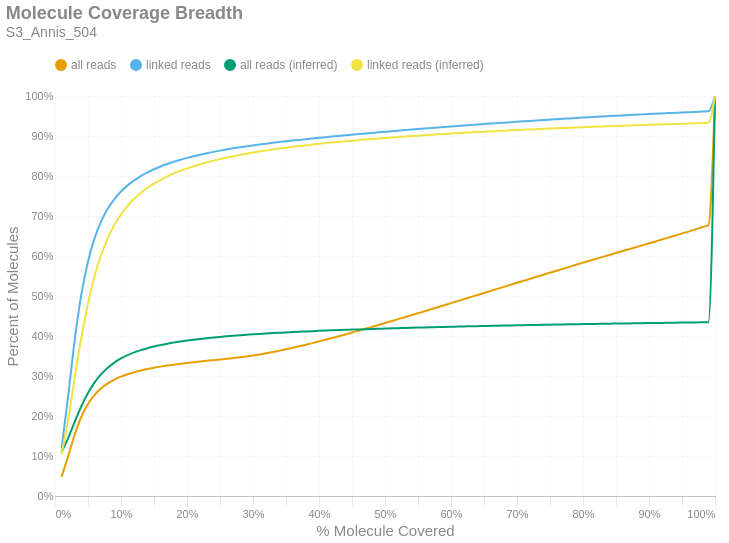

The cell this chart's notebook holds for it:
### Markdown cell above
### Molecule Read Coverage
This chart shows molecule coverage breadth as computed by the number of bases aligned to that molecule. In other words, "*how much of each unique long molecule is actually sequenced/aligned?*" Keep in mind there is a distinction between sequences and alignments, since some sequences belonging to a particular molecule may not align well and wouldn't appear in the alignment data. This chart also shows molecule coverage breadth as computed by the *inferred fragment* from which the aligned sequences originate. Unlike read coverage, this calculation takes into account the total insert size, including unsequenced gaps between the forward and reverse reads. Like the previous figures, these are cumulative percents.

### Code cell
if SKIPLR:
    print_html(f"Skipped")
else:
    binned_df = consolidated_hist(valids['coverage_bp'], mask, 0.01, True)
    binned_df_inf = consolidated_hist(valids['coverage_inserts'], mask, 0.01, True)
    binned_df = binned_df.with_columns(pl.lit(binned_df_inf['all reads (cumsum)']).alias('all reads (inferred)'))
    binned_df = binned_df.with_columns(pl.lit(binned_df_inf['linked reads (cumsum)']).alias('linked reads (inferred)'))
    binned_df = binned_df.with_columns(
        (pl.col('bin').cast(pl.Float64) + 0.01).alias('right_edge')
    )

    with SafeRender(binned_df):
        (
            density_plot(binned_df, 'Molecule Coverage Breadth', samplename, 'molcov', ['all reads (inferred)','linked reads (inferred)'])
            .encode(
                #x=alt.X('bin:Q', title="% Molecule Covered").axis(format = '%').scale(padding=0),
                x=alt.X('right_edge:Q', title="% Molecule Covered").axis(format='%').scale(padding=0),
                y=alt.Y('value:Q', title='Percent of Molecules')
                    .axis(format='%')
                    .stack(False)
                    .scale(domainMin=0, padding=0),
                color=alt.Color("key:N").scale(domain = ["all reads", "linked reads", "all reads (inferred)", "linked reads (inferred)"]),
                tooltip = [
                    alt.Tooltip("key:N", title = "Data Type"),
                    alt.Tooltip("range_label:N", title="% Molecule Covered"),
                    alt.Tooltip("value:Q", format = ".2%", title="% Molecules")
                ]
            )
        ).display()

### Figure 1 — Vega-Lite specification as saved in the notebook (floating-point values rounded to 4 significant figures)
{"width": "container", "height": 400, "config": {"title": {"anchor": "start", "dy": -15, "fontSize": 18, "color": "#888888", "subtitleColor": "#888888", "subtitleFontSize": 14}, "arc": {"fill": "#0072B2"}, "axis": {"domainColor": "#888888", "domainWidth": 0.5, "gridWidth": 0.2, "grid": false, "titleFontWeight": 400, "titleFontSize": 15, "labelFontSize": 11, "labelColor": "#888888", "tickColor": "#888888", "tickWidth": 0.2, "titleColor": "#888888"}, "axisBand": {"grid": false}, "axisX": {"grid": true, "tickSize": 10, "domainCap": "round"}, "axisY": {"domain": false, "grid": true, "tickSize": 0, "domainCap": "round"}, "background": "transparent", "header": {"labelFontSize": 15, "labelColor": "#888888", "titleFontSize": 15, "titleFontWeight": 600, "titleColor": "#888888"}, "legend": {"labelFont": "sans-serif", "labelFontSize": 12, "labelColor": "#888888", "symbolSize": 100, "symbolType": "circle", "titleFontSize": 12, "titlePadding": 10, "titleColor": "#888888", "title": null, "orient": "top"}, "range": {"category": ["#E69F00", "#56B4E9", "#009E73", "#F0E442", "#0072B2", "#D55E00", "#CC79A7", "#000000"], "diverging": ["#cfe8f3", "#a2d4ec", "#73bfe2", "#46abdb", "#1696d2", "#12719e"]}, "area": {"fill": "#0072B2", "fillOpacity": 0.7, "line": true, "strokeOpacity": 0.7}, "line": {"color": "#0072B2", "stroke": "#0072B2", "strokeWidth": 2}, "trail": {"color": "#0072B2", "stroke": "#0072B2", "strokeWidth": 0, "size": 1}, "point": {"filled": true, "fillOpacity": 1.0, "size": 95}, "text": {"color": "#888888", "fontSize": 11, "align": "right", "fontWeight": 400, "size": 11}, "bar": {"fill": "#0072B2", "stroke": null}, "view": {"stroke": null, "continuousWidth": 660, "continuousHeight": 400}}, "data": {"name": "data-2bc5a161bb3ceca721e96a7c7ed08e47"}, "mark": {"type": "line", "interpolate": "monotone", "point": {"opacity": 0, "size": 275}}, "encoding": {"color": {"field": "key", "scale": {"domain": ["all reads", "linked reads", "all reads (inferred)", "linked reads (inferred)"]}, "type": "nominal"}, "tooltip": [{"field": "key", "title": "Data Type", "type": "nominal"}, {"field": "range_label", "title": "% Molecule Covered", "type": "nominal"}, {"field": "value", "format": ".2%", "title": "% Molecules", "type": "quantitative"}], "x": {"axis": {"format": "%"}, "field": "right_edge", "scale": {"padding": 0}, "title": "% Molecule Covered", "type": "quantitative"}, "y": {"axis": {"format": "%"}, "field": "value", "scale": {"domainMin": 0, "padding": 0}, "stack": false, "title": "Percent of Molecules", "type": "quantitative"}}, "params": [{"name": "param_c36ac31b6afebe62", "select": {"type": "point", "fields": ["key"]}, "bind": "legend"}], "title": {"text": "Molecule Coverage Breadth", "subtitle": "S3_Annis_504"}, "transform": [{"fold": ["all reads (cumsum)", "linked reads (cumsum)", "all reads (inferred)", "linked reads (inferred)"]}, {"calculate": "replace(datum.key, ' (cumsum)', '')", "as": "key"}, {"filter": {"param": "param_c36ac31b6afebe62"}}], "usermeta": {"embedOptions": {"downloadFileName": "S3_Annis_504.molcov"}}, "$schema": "https://vega.github.io/schema/vega-lite/v6.1.0.json", "datasets": {"data-2bc5a161bb3ceca721e96a7c7ed08e47": [{"bin": "0.0", "interval": "0.0-0.01", "all reads": 0.04768, "linked reads": 0.1184, "all reads (cumsum)": 0.04768, "linked reads (cumsum)": 0.1184, "range_label": "0.0-0.01", "all reads (inferred)": 0.1103, "linked reads (inferred)": 0.104, "right_edge": 0.01}, {"bin": "0.01", "interval": "0.01-0.02", "all reads": 0.05183, "linked reads": 0.1324, "all reads (cumsum)": 0.09952, "linked reads (cumsum)": 0.2507, "range_label": "0.01-0.02", "all reads (inferred)": 0.1447, "linked reads (inferred)": 0.1914, "right_edge": 0.02}, {"bin": "0.02", "interval": "0.02-0.03", "all reads": 0.05482, "linked reads": 0.1409, "all reads (cumsum)": 0.1543, "linked reads (cumsum)": 0.3916, "range_label": "0.02-0.03", "all reads (inferred)": 0.1861, "linked reads (inferred)": 0.2976, "right_edge": 0.03}, {"bin": "0.03", "interval": "0.03-0.04", "all reads": 0.04395, "linked reads": 0.113, "all reads (cumsum)": 0.1983, "linked reads (cumsum)": 0.5046, "range_label": "0.03-0.04", "all reads (inferred)": 0.2249, "linked reads (inferred)": 0.3974, "right_edge": 0.04}, {"bin": "0.04", "interval": "0.04-0.05", "all reads": 0.03183, "linked reads": 0.08179, "all reads (cumsum)": 0.2301, "linked reads (cumsum)": 0.5864, "range_label": "0.04-0.05", "all reads (inferred)": 0.2577, "linked reads (inferred)": 0.482, "right_edge": 0.05}, {"bin": "0.05", "interval": "0.05-0.06", "all reads": 0.02277, "linked reads": 0.05839, "all reads (cumsum)": 0.2529, "linked reads (cumsum)": 0.6447, "range_label": "0.05-0.06", "all reads (inferred)": 0.284, "linked reads (inferred)": 0.55, "right_edge": 0.06}, {"bin": "0.06", "interval": "0.06-0.07", "all reads": 0.01658, "linked reads": 0.04249, "all reads (cumsum)": 0.2695, "linked reads (cumsum)": 0.6872, "range_label": "0.06-0.07", "all reads (inferred)": 0.3046, "linked reads (inferred)": 0.6031, "right_edge": 0.07}, {"bin": "0.07", "interval": "0.07-0.08", "all reads": 0.01226, "linked reads": 0.03134, "all reads (cumsum)": 0.2817, "linked reads (cumsum)": 0.7186, "range_label": "0.07-0.08", "all reads (inferred)": 0.3208, "linked reads (inferred)": 0.6448, "right_edge": 0.08}, {"bin": "0.08", "interval": "0.08-0.09", "all reads": 0.009347, "linked reads": 0.02384, "all reads (cumsum)": 0.2911, "linked reads (cumsum)": 0.7424, "range_label": "0.08-0.09", "all reads (inferred)": 0.3336, "linked reads (inferred)": 0.6778, "right_edge": 0.09}, {"bin": "0.09", "interval": "0.09-0.1", "all reads": 0.007431, "linked reads": 0.01887, "all reads (cumsum)": 0.2985, "linked reads (cumsum)": 0.7613, "range_label": "0.09-0.1", "all reads (inferred)": 0.3438, "linked reads (inferred)": 0.7041, "right_edge": 0.1}, {"bin": "0.1", "interval": "0.1-0.11", "all reads": 0.006045, "linked reads": 0.01527, "all reads (cumsum)": 0.3045, "linked reads (cumsum)": 0.7765, "range_label": "0.1-0.11", "all reads (inferred)": 0.3521, "linked reads (inferred)": 0.7254, "right_edge": 0.11}, {"bin": "0.11", "interval": "0.11-0.12", "all reads": 0.005, "linked reads": 0.01262, "all reads (cumsum)": 0.3095, "linked reads (cumsum)": 0.7892, "range_label": "0.11-0.12", "all reads (inferred)": 0.359, "linked reads (inferred)": 0.7431, "right_edge": 0.12}, {"bin": "0.12", "interval": "0.12-0.13", "all reads": 0.004264, "linked reads": 0.01076, "all reads (cumsum)": 0.3138, "linked reads (cumsum)": 0.7999, "range_label": "0.12-0.13", "all reads (inferred)": 0.3646, "linked reads (inferred)": 0.7576, "right_edge": 0.13}, {"bin": "0.13", "interval": "0.13-0.14", "all reads": 0.003635, "linked reads": 0.009116, "all reads (cumsum)": 0.3174, "linked reads (cumsum)": 0.809, "range_label": "0.13-0.14", "all reads (inferred)": 0.3696, "linked reads (inferred)": 0.7703, "right_edge": 0.14}, {"bin": "0.14", "interval": "0.14-0.15", "all reads": 0.003166, "linked reads": 0.007881, "all reads (cumsum)": 0.3206, "linked reads (cumsum)": 0.8169, "range_label": "0.14-0.15", "all reads (inferred)": 0.3738, "linked reads (inferred)": 0.7812, "right_edge": 0.15}, {"bin": "0.15", "interval": "0.15-0.16", "all reads": 0.002826, "linked reads": 0.006957, "all reads (cumsum)": 0.3234, "linked reads (cumsum)": 0.8239, "range_label": "0.15-0.16", "all reads (inferred)": 0.3775, "linked reads (inferred)": 0.7906, "right_edge": 0.16}, {"bin": "0.16", "interval": "0.16-0.17", "all reads": 0.002538, "linked reads": 0.006148, "all reads (cumsum)": 0.326, "linked reads (cumsum)": 0.83, "range_label": "0.16-0.17", "all reads (inferred)": 0.3808, "linked reads (inferred)": 0.7989, "right_edge": 0.17}, {"bin": "0.17", "interval": "0.17-0.18", "all reads": 0.002375, "linked reads": 0.005643, "all reads (cumsum)": 0.3284, "linked reads (cumsum)": 0.8357, "range_label": "0.17-0.18", "all reads (inferred)": 0.3837, "linked reads (inferred)": 0.8064, "right_edge": 0.18}, {"bin": "0.18", "interval": "0.18-0.19", "all reads": 0.002194, "linked reads": 0.005081, "all reads (cumsum)": 0.3305, "linked reads (cumsum)": 0.8407, "range_label": "0.18-0.19", "all reads (inferred)": 0.3863, "linked reads (inferred)": 0.8131, "right_edge": 0.19}, {"bin": "0.19", "interval": "0.19-0.2", "all reads": 0.001993, "linked reads": 0.004513, "all reads (cumsum)": 0.3325, "linked reads (cumsum)": 0.8453, "range_label": "0.19-0.2", "all reads (inferred)": 0.3887, "linked reads (inferred)": 0.8191, "right_edge": 0.2}, {"bin": "0.2", "interval": "0.2-0.21", "all reads": 0.001878, "linked reads": 0.004146, "all reads (cumsum)": 0.3344, "linked reads (cumsum)": 0.8494, "range_label": "0.2-0.21", "all reads (inferred)": 0.3908, "linked reads (inferred)": 0.8245, "right_edge": 0.21}, {"bin": "0.21", "interval": "0.21-0.22", "all reads": 0.001823, "linked reads": 0.003907, "all reads (cumsum)": 0.3362, "linked reads (cumsum)": 0.8533, "range_label": "0.21-0.22", "all reads (inferred)": 0.3927, "linked reads (inferred)": 0.8295, "right_edge": 0.22}, {"bin": "0.22", "interval": "0.22-0.23", "all reads": 0.001753, "linked reads": 0.003617, "all reads (cumsum)": 0.338, "linked reads (cumsum)": 0.8569, "range_label": "0.22-0.23", "all reads (inferred)": 0.3945, "linked reads (inferred)": 0.8341, "right_edge": 0.23}, {"bin": "0.23", "interval": "0.23-0.24", "all reads": 0.001685, "linked reads": 0.003332, "all reads (cumsum)": 0.3397, "linked reads (cumsum)": 0.8603, "range_label": "0.23-0.24", "all reads (inferred)": 0.3962, "linked reads (inferred)": 0.8384, "right_edge": 0.24}, {"bin": "0.24", "interval": "0.24-0.25", "all reads": 0.001682, "linked reads": 0.003179, "all reads (cumsum)": 0.3414, "linked reads (cumsum)": 0.8634, "range_label": "0.24-0.25", "all reads (inferred)": 0.3978, "linked reads (inferred)": 0.8424, "right_edge": 0.25}, {"bin": "0.25", "interval": "0.25-0.26", "all reads": 0.001647, "linked reads": 0.002937, "all reads (cumsum)": 0.343, "linked reads (cumsum)": 0.8664, "range_label": "0.25-0.26", "all reads (inferred)": 0.3992, "linked reads (inferred)": 0.8461, "right_edge": 0.26}, {"bin": "0.26", "interval": "0.26-0.27", "all reads": 0.001712, "linked reads": 0.002744, "all reads (cumsum)": 0.3447, "linked reads (cumsum)": 0.8691, "range_label": "0.26-0.27", "all reads (inferred)": 0.4006, "linked reads (inferred)": 0.8495, "right_edge": 0.27}, {"bin": "0.27", "interval": "0.27-0.28", "all reads": 0.001957, "linked reads": 0.002626, "all reads (cumsum)": 0.3467, "linked reads (cumsum)": 0.8717, "range_label": "0.27-0.28", "all reads (inferred)": 0.4019, "linked reads (inferred)": 0.8528, "right_edge": 0.28}, {"bin": "0.28", "interval": "0.28-0.29", "all reads": 0.002157, "linked reads": 0.002422, "all reads (cumsum)": 0.3488, "linked reads (cumsum)": 0.8742, "range_label": "0.28-0.29", "all reads (inferred)": 0.4031, "linked reads (inferred)": 0.8558, "right_edge": 0.29}, {"bin": "0.29", "interval": "0.29-0.3", "all reads": 0.002457, "linked reads": 0.002339, "all reads (cumsum)": 0.3513, "linked reads (cumsum)": 0.8765, "range_label": "0.29-0.3", "all reads (inferred)": 0.4042, "linked reads (inferred)": 0.8587, "right_edge": 0.3}, {"bin": "0.3", "interval": "0.3-0.31", "all reads": 0.002637, "linked reads": 0.002158, "all reads (cumsum)": 0.3539, "linked reads (cumsum)": 0.8787, "range_label": "0.3-0.31", "all reads (inferred)": 0.4052, "linked reads (inferred)": 0.8613, "right_edge": 0.31}, {"bin": "0.31", "interval": "0.31-0.32", "all reads": 0.002931, "linked reads": 0.002161, "all reads (cumsum)": 0.3569, "linked reads (cumsum)": 0.8808, "range_label": "0.31-0.32", "all reads (inferred)": 0.4063, "linked reads (inferred)": 0.8639, "right_edge": 0.32}, {"bin": "0.32", "interval": "0.32-0.33", "all reads": 0.003176, "linked reads": 0.002064, "all reads (cumsum)": 0.36, "linked reads (cumsum)": 0.8829, "range_label": "0.32-0.33", "all reads (inferred)": 0.4072, "linked reads (inferred)": 0.8663, "right_edge": 0.33}, {"bin": "0.33", "interval": "0.33-0.34", "all reads": 0.003337, "linked reads": 0.001989, "all reads (cumsum)": 0.3634, "linked reads (cumsum)": 0.8849, "range_label": "0.33-0.34", "all reads (inferred)": 0.4081, "linked reads (inferred)": 0.8686, "right_edge": 0.34}, {"bin": "0.34", "interval": "0.34-0.35", "all reads": 0.003425, "linked reads": 0.001869, "all reads (cumsum)": 0.3668, "linked reads (cumsum)": 0.8868, "range_label": "0.34-0.35", "all reads (inferred)": 0.409, "linked reads (inferred)": 0.8708, "right_edge": 0.35}, {"bin": "0.35", "interval": "0.35-0.36", "all reads": 0.003609, "linked reads": 0.001787, "all reads (cumsum)": 0.3704, "linked reads (cumsum)": 0.8885, "range_label": "0.35-0.36", "all reads (inferred)": 0.4098, "linked reads (inferred)": 0.873, "right_edge": 0.36}, {"bin": "0.36", "interval": "0.36-0.37", "all reads": 0.003756, "linked reads": 0.001744, "all reads (cumsum)": 0.3742, "linked reads (cumsum)": 0.8903, "range_label": "0.36-0.37", "all reads (inferred)": 0.4106, "linked reads (inferred)": 0.875, "right_edge": 0.37}, {"bin": "0.37", "interval": "0.37-0.38", "all reads": 0.003932, "linked reads": 0.001736, "all reads (cumsum)": 0.3781, "linked reads (cumsum)": 0.892, "range_label": "0.37-0.38", "all reads (inferred)": 0.4114, "linked reads (inferred)": 0.8768, "right_edge": 0.38}, {"bin": "0.38", "interval": "0.38-0.39", "all reads": 0.004076, "linked reads": 0.001728, "all reads (cumsum)": 0.3822, "linked reads (cumsum)": 0.8937, "range_label": "0.38-0.39", "all reads (inferred)": 0.4121, "linked reads (inferred)": 0.8787, "right_edge": 0.39}, {"bin": "0.39", "interval": "0.39-0.4", "all reads": 0.004226, "linked reads": 0.001654, "all reads (cumsum)": 0.3864, "linked reads (cumsum)": 0.8954, "range_label": "0.39-0.4", "all reads (inferred)": 0.4128, "linked reads (inferred)": 0.8805, "right_edge": 0.4}, {"bin": "0.4", "interval": "0.4-0.41", "all reads": 0.00423, "linked reads": 0.001602, "all reads (cumsum)": 0.3906, "linked reads (cumsum)": 0.897, "range_label": "0.4-0.41", "all reads (inferred)": 0.4135, "linked reads (inferred)": 0.8822, "right_edge": 0.41}, {"bin": "0.41", "interval": "0.41-0.42", "all reads": 0.004354, "linked reads": 0.001558, "all reads (cumsum)": 0.395, "linked reads (cumsum)": 0.8986, "range_label": "0.41-0.42", "all reads (inferred)": 0.4141, "linked reads (inferred)": 0.8838, "right_edge": 0.42}, {"bin": "0.42", "interval": "0.42-0.43", "all reads": 0.004504, "linked reads": 0.001586, "all reads (cumsum)": 0.3995, "linked reads (cumsum)": 0.9001, "range_label": "0.42-0.43", "all reads (inferred)": 0.4148, "linked reads (inferred)": 0.8854, "right_edge": 0.43}, {"bin": "0.43", "interval": "0.43-0.44", "all reads": 0.00446, "linked reads": 0.001539, "all reads (cumsum)": 0.4039, "linked reads (cumsum)": 0.9017, "range_label": "0.43-0.44", "all reads (inferred)": 0.4154, "linked reads (inferred)": 0.8869, "right_edge": 0.44}, {"bin": "0.44", "interval": "0.44-0.45", "all reads": 0.004633, "linked reads": 0.001565, "all reads (cumsum)": 0.4086, "linked reads (cumsum)": 0.9033, "range_label": "0.44-0.45", "all reads (inferred)": 0.4159, "linked reads (inferred)": 0.8883, "right_edge": 0.45}, {"bin": "0.45", "interval": "0.45-0.46", "all reads": 0.004676, "linked reads": 0.001555, "all reads (cumsum)": 0.4133, "linked reads (cumsum)": 0.9048, "range_label": "0.45-0.46", "all reads (inferred)": 0.4165, "linked reads (inferred)": 0.8898, "right_edge": 0.46}, {"bin": "0.46", "interval": "0.46-0.47", "all reads": 0.004671, "linked reads": 0.001458, "all reads (cumsum)": 0.4179, "linked reads (cumsum)": 0.9063, "range_label": "0.46-0.47", "all reads (inferred)": 0.4171, "linked reads (inferred)": 0.8912, "right_edge": 0.47}, {"bin": "0.47", "interval": "0.47-0.48", "all reads": 0.004796, "linked reads": 0.001448, "all reads (cumsum)": 0.4227, "linked reads (cumsum)": 0.9077, "range_label": "0.47-0.48", "all reads (inferred)": 0.4176, "linked reads (inferred)": 0.8925, "right_edge": 0.48}, {"bin": "0.48", "interval": "0.48-0.49", "all reads": 0.004627, "linked reads": 0.001439, "all reads (cumsum)": 0.4273, "linked reads (cumsum)": 0.9092, "range_label": "0.48-0.49", "all reads (inferred)": 0.4181, "linked reads (inferred)": 0.8938, "right_edge": 0.49}, {"bin": "0.49", "interval": "0.49-0.5", "all reads": 0.005213, "linked reads": 0.001534, "all reads (cumsum)": 0.4326, "linked reads (cumsum)": 0.9107, "range_label": "0.49-0.5", "all reads (inferred)": 0.4187, "linked reads (inferred)": 0.8951, "right_edge": 0.5}, {"bin": "0.5", "interval": "0.5-0.51", "all reads": 0.00451, "linked reads": 0.001339, "all reads (cumsum)": 0.4371, "linked reads (cumsum)": 0.912, "range_label": "0.5-0.51", "all reads (inferred)": 0.4191, "linked reads (inferred)": 0.8963, "right_edge": 0.51}, {"bin": "0.51", "interval": "0.51-0.52", "all reads": 0.005069, "linked reads": 0.001369, "all reads (cumsum)": 0.4421, "linked reads (cumsum)": 0.9134, "range_label": "0.51-0.52", "all reads (inferred)": 0.4196, "linked reads (inferred)": 0.8975, "right_edge": 0.52}, {"bin": "0.52", "interval": "0.52-0.53", "all reads": 0.004855, "linked reads": 0.001337, "all reads (cumsum)": 0.447, "linked reads (cumsum)": 0.9147, "range_label": "0.52-0.53", "all reads (inferred)": 0.4201, "linked reads (inferred)": 0.8987, "right_edge": 0.53}, {"bin": "0.53", "interval": "0.53-0.54", "all reads": 0.005013, "linked reads": 0.001362, "all reads (cumsum)": 0.452, "linked reads (cumsum)": 0.9161, "range_label": "0.53-0.54", "all reads (inferred)": 0.4206, "linked reads (inferred)": 0.8998, "right_edge": 0.54}, {"bin": "0.54", "interval": "0.54-0.55", "all reads": 0.004912, "linked reads": 0.001315, "all reads (cumsum)": 0.4569, "linked reads (cumsum)": 0.9174, "range_label": "0.54-0.55", "all reads (inferred)": 0.421, "linked reads (inferred)": 0.9009, "right_edge": 0.55}, {"bin": "0.55", "interval": "0.55-0.56", "all reads": 0.005112, "linked reads": 0.001364, "all reads (cumsum)": 0.462, "linked reads (cumsum)": 0.9188, "range_label": "0.55-0.56", "all reads (inferred)": 0.4214, "linked reads (inferred)": 0.902, "right_edge": 0.56}, {"bin": "0.56", "interval": "0.56-0.57", "all reads": 0.004979, "linked reads": 0.001254, "all reads (cumsum)": 0.467, "linked reads (cumsum)": 0.92, "range_label": "0.56-0.57", "all reads (inferred)": 0.4219, "linked reads (inferred)": 0.9031, "right_edge": 0.57}, {"bin": "0.57", "interval": "0.57-0.58", "all reads": 0.005004, "linked reads": 0.001276, "all reads (cumsum)": 0.472, "linked reads (cumsum)": 0.9213, "range_label": "0.57-0.58", "all reads (inferred)": 0.4223, "linked reads (inferred)": 0.9041, "right_edge": 0.58}, {"bin": "0.58", "interval": "0.58-0.59", "all reads": 0.005014, "linked reads": 0.001251, "all reads (cumsum)": 0.477, "linked reads (cumsum)": 0.9226, "range_label": "0.58-0.59", "all reads (inferred)": 0.4227, "linked reads (inferred)": 0.9052, "right_edge": 0.59}, {"bin": "0.59", "interval": "0.59-0.6", "all reads": 0.005241, "linked reads": 0.001319, "all reads (cumsum)": 0.4823, "linked reads (cumsum)": 0.9239, "range_label": "0.59-0.6", "all reads (inferred)": 0.4231, "linked reads (inferred)": 0.9062, "right_edge": 0.6}, {"bin": "0.6", "interval": "0.6-0.61", "all reads": 0.004969, "linked reads": 0.001264, "all reads (cumsum)": 0.4872, "linked reads (cumsum)": 0.9251, "range_label": "0.6-0.61", "all reads (inferred)": 0.4235, "linked reads (inferred)": 0.9071, "right_edge": 0.61}, {"bin": "0.61", "interval": "0.61-0.62", "all reads": 0.005121, "linked reads": 0.001207, "all reads (cumsum)": 0.4924, "linked reads (cumsum)": 0.9263, "range_label": "0.61-0.62", "all reads (inferred)": 0.4239, "linked reads (inferred)": 0.908, "right_edge": 0.62}, {"bin": "0.62", "interval": "0.62-0.63", "all reads": 0.005041, "linked reads": 0.001191, "all reads (cumsum)": 0.4974, "linked reads (cumsum)": 0.9275, "range_label": "0.62-0.63", "all reads (inferred)": 0.4243, "linked reads (inferred)": 0.909, "right_edge": 0.63}, {"bin": "0.63", "interval": "0.63-0.64", "all reads": 0.005086, "linked reads": 0.001188, "all reads (cumsum)": 0.5025, "linked reads (cumsum)": 0.9287, "range_label": "0.63-0.64", "all reads (inferred)": 0.4247, "linked reads (inferred)": 0.9099, "right_edge": 0.64}, {"bin": "0.64", "interval": "0.64-0.65", "all reads": 0.005022, "linked reads": 0.001172, "all reads (cumsum)": 0.5075, "linked reads (cumsum)": 0.9299, "range_label": "0.64-0.65", "all reads (inferred)": 0.425, "linked reads (inferred)": 0.9108, "right_edge": 0.65}, {"bin": "0.65", "interval": "0.65-0.66", "all reads": 0.005249, "linked reads": 0.001177, "all reads (cumsum)": 0.5128, "linked reads (cumsum)": 0.9311, "range_label": "0.65-0.66", "all reads (inferred)": 0.4254, "linked reads (inferred)": 0.9116, "right_edge": 0.66}, {"bin": "0.66", "interval": "0.66-0.67", "all reads": 0.005009, "linked reads": 0.001155, "all reads (cumsum)": 0.5178, "linked reads (cumsum)": 0.9322, "range_label": "0.66-0.67", "all reads (inferred)": 0.4257, "linked reads (inferred)": 0.9125, "right_edge": 0.67}, {"bin": "0.67", "interval": "0.67-0.68", "all reads": 0.005107, "linked reads": 0.001144, "all reads (cumsum)": 0.5229, "linked reads (cumsum)": 0.9334, "range_label": "0.67-0.68", "all reads (inferred)": 0.426, "linked reads (inferred)": 0.9133, "right_edge": 0.68}, {"bin": "0.68", "interval": "0.68-0.69", "all reads": 0.005022, "linked reads": 0.001103, "all reads (cumsum)": 0.5279, "linked reads (cumsum)": 0.9345, "range_label": "0.68-0.69", "all reads (inferred)": 0.4264, "linked reads (inferred)": 0.9141, "right_edge": 0.69}, {"bin": "0.69", "interval": "0.69-0.7", "all reads": 0.005147, "linked reads": 0.001145, "all reads (cumsum)": 0.533, "linked reads (cumsum)": 0.9356, "range_label": "0.69-0.7", "all reads (inferred)": 0.4267, "linked reads (inferred)": 0.9149, "right_edge": 0.7}, {"bin": "0.7", "interval": "0.7-0.71", "all reads": 0.005013, "linked reads": 0.001106, "all reads (cumsum)": 0.5381, "linked reads (cumsum)": 0.9367, "range_label": "0.7-0.71", "all reads (inferred)": 0.427, "linked reads (inferred)": 0.9157, "right_edge": 0.71}, {"bin": "0.71", "interval": "0.71-0.72", "all reads": 0.005025, "linked reads": 0.001085, "all reads (cumsum)": 0.5431, "linked reads (cumsum)": 0.9378, "range_label": "0.71-0.72", "all reads (inferred)": 0.4274, "linked reads (inferred)": 0.9164, "right_edge": 0.72}, {"bin": "0.72", "interval": "0.72-0.73", "all reads": 0.005159, "linked reads": 0.001064, "all reads (cumsum)": 0.5482, "linked reads (cumsum)": 0.9389, "range_label": "0.72-0.73", "all reads (inferred)": 0.4277, "linked reads (inferred)": 0.9172, "right_edge": 0.73}, {"bin": "0.73", "interval": "0.73-0.74", "all reads": 0.004998, "linked reads": 0.001105, "all reads (cumsum)": 0.5532, "linked reads (cumsum)": 0.94, "range_label": "0.73-0.74", "all reads (inferred)": 0.428, "linked reads (inferred)": 0.9179, "right_edge": 0.74}, {"bin": "0.74", "interval": "0.74-0.75", "all reads": 0.005212, "linked reads": 0.001034, "all reads (cumsum)": 0.5584, "linked reads (cumsum)": 0.941, "range_label": "0.74-0.75", "all reads (inferred)": 0.4283, "linked reads (inferred)": 0.9186, "right_edge": 0.75}, {"bin": "0.75", "interval": "0.75-0.76", "all reads": 0.00487, "linked reads": 0.001004, "all reads (cumsum)": 0.5633, "linked reads (cumsum)": 0.942, "range_label": "0.75-0.76", "all reads (inferred)": 0.4286, "linked reads (inferred)": 0.9193, "right_edge": 0.76}, {"bin": "0.76", "interval": "0.76-0.77", "all reads": 0.004971, "linked reads": 0.0009965, "all reads (cumsum)": 0.5683, "linked reads (cumsum)": 0.943, "range_label": "0.76-0.77", "all reads (inferred)": 0.4289, "linked reads (inferred)": 0.92, "right_edge": 0.77}, {"bin": "0.77", "interval": "0.77-0.78", "all reads": 0.004991, "linked reads": 0.001028, "all reads (cumsum)": 0.5733, "linked reads (cumsum)": 0.944, "range_label": "0.77-0.78", "all reads (inferred)": 0.4291, "linked reads (inferred)": 0.9207, "right_edge": 0.78}, {"bin": "0.78", "interval": "0.78-0.79", "all reads": 0.004874, "linked reads": 0.0009505, "all reads (cumsum)": 0.5782, "linked reads (cumsum)": 0.945, "range_label": "0.78-0.79", "all reads (inferred)": 0.4294, "linked reads (inferred)": 0.9214, "right_edge": 0.79}, {"bin": "0.79", "interval": "0.79-0.8", "all reads": 0.005241, "linked reads": 0.001027, "all reads (cumsum)": 0.5834, "linked reads (cumsum)": 0.946, "range_label": "0.79-0.8", "all reads (inferred)": 0.4297, "linked reads (inferred)": 0.922, "right_edge": 0.8}, {"bin": "0.8", "interval": "0.8-0.81", "all reads": 0.004739, "linked reads": 0.0009542, "all reads (cumsum)": 0.5881, "linked reads (cumsum)": 0.947, "range_label": "0.8-0.81", "all reads (inferred)": 0.43, "linked reads (inferred)": 0.9226, "right_edge": 0.81}, {"bin": "0.81", "interval": "0.81-0.82", "all reads": 0.004822, "linked reads": 0.0009758, "all reads (cumsum)": 0.593, "linked reads (cumsum)": 0.9479, "range_label": "0.81-0.82", "all reads (inferred)": 0.4302, "linked reads (inferred)": 0.9233, "right_edge": 0.82}, {"bin": "0.82", "interval": "0.82-0.83", "all reads": 0.004892, "linked reads": 0.000933, "all reads (cumsum)": 0.5978, "linked reads (cumsum)": 0.9489, "range_label": "0.82-0.83", "all reads (inferred)": 0.4305, "linked reads (inferred)": 0.9239, "right_edge": 0.83}, {"bin": "0.83", "interval": "0.83-0.84", "all reads": 0.004816, "linked reads": 0.0009128, "all reads (cumsum)": 0.6027, "linked reads (cumsum)": 0.9498, "range_label": "0.83-0.84", "all reads (inferred)": 0.4308, "linked reads (inferred)": 0.9245, "right_edge": 0.84}, {"bin": "0.84", "interval": "0.84-0.85", "all reads": 0.004825, "linked reads": 0.0008838, "all reads (cumsum)": 0.6075, "linked reads (cumsum)": 0.9507, "range_label": "0.84-0.85", "all reads (inferred)": 0.4311, "linked reads (inferred)": 0.9252, "right_edge": 0.85}, {"bin": "0.85", "interval": "0.85-0.86", "all reads": 0.004886, "linked reads": 0.0008429, "all reads (cumsum)": 0.6124, "linked reads (cumsum)": 0.9515, "range_label": "0.85-0.86", "all reads (inferred)": 0.4313, "linked reads (inferred)": 0.9258, "right_edge": 0.86}, {"bin": "0.86", "interval": "0.86-0.87", "all reads": 0.004812, "linked reads": 0.0008737, "all reads (cumsum)": 0.6172, "linked reads (cumsum)": 0.9524, "range_label": "0.86-0.87", "all reads (inferred)": 0.4316, "linked reads (inferred)": 0.9263, "right_edge": 0.87}, {"bin": "0.87", "interval": "0.87-0.88", "all reads": 0.00487, "linked reads": 0.0008341, "all reads (cumsum)": 0.6221, "linked reads (cumsum)": 0.9532, "range_label": "0.87-0.88", "all reads (inferred)": 0.4318, "linked reads (inferred)": 0.9269, "right_edge": 0.88}, {"bin": "0.88", "interval": "0.88-0.89", "all reads": 0.004793, "linked reads": 0.0008397, "all reads (cumsum)": 0.6268, "linked reads (cumsum)": 0.9541, "range_label": "0.88-0.89", "all reads (inferred)": 0.4321, "linked reads (inferred)": 0.9275, "right_edge": 0.89}, {"bin": "0.89", "interval": "0.89-0.9", "all reads": 0.004972, "linked reads": 0.0008806, "all reads (cumsum)": 0.6318, "linked reads (cumsum)": 0.9549, "range_label": "0.89-0.9", "all reads (inferred)": 0.4323, "linked reads (inferred)": 0.9281, "right_edge": 0.9}, {"bin": "0.9", "interval": "0.9-0.91", "all reads": 0.004532, "linked reads": 0.0007422, "all reads (cumsum)": 0.6364, "linked reads (cumsum)": 0.9557, "range_label": "0.9-0.91", "all reads (inferred)": 0.4325, "linked reads (inferred)": 0.9286, "right_edge": 0.91}, {"bin": "0.91", "interval": "0.91-0.92", "all reads": 0.005222, "linked reads": 0.0007969, "all reads (cumsum)": 0.6416, "linked reads (cumsum)": 0.9565, "range_label": "0.91-0.92", "all reads (inferred)": 0.4328, "linked reads (inferred)": 0.9291, "right_edge": 0.92}, {"bin": "0.92", "interval": "0.92-0.93", "all reads": 0.004518, "linked reads": 0.0007472, "all reads (cumsum)": 0.6461, "linked reads (cumsum)": 0.9572, "range_label": "0.92-0.93", "all reads (inferred)": 0.433, "linked reads (inferred)": 0.9297, "right_edge": 0.93}, {"bin": "0.93", "interval": "0.93-0.94", "all reads": 0.004993, "linked reads": 0.0007905, "all reads (cumsum)": 0.6511, "linked reads (cumsum)": 0.958, "range_label": "0.93-0.94", "all reads (inferred)": 0.4333, "linked reads (inferred)": 0.9302, "right_edge": 0.94}, {"bin": "0.94", "interval": "0.94-0.95", "all reads": 0.005383, "linked reads": 0.0007923, "all reads (cumsum)": 0.6565, "linked reads (cumsum)": 0.9588, "range_label": "0.94-0.95", "all reads (inferred)": 0.4335, "linked reads (inferred)": 0.9307, "right_edge": 0.95}, {"bin": "0.95", "interval": "0.95-0.96", "all reads": 0.004536, "linked reads": 0.000756, "all reads (cumsum)": 0.661, "linked reads (cumsum)": 0.9596, "range_label": "0.95-0.96", "all reads (inferred)": 0.4338, "linked reads (inferred)": 0.9313, "right_edge": 0.96}, {"bin": "0.96", "interval": "0.96-0.97", "all reads": 0.005353, "linked reads": 0.000727, "all reads (cumsum)": 0.6664, "linked reads (cumsum)": 0.9603, "range_label": "0.96-0.97", "all reads (inferred)": 0.434, "linked reads (inferred)": 0.9318, "right_edge": 0.97}, {"bin": "0.97", "interval": "0.97-0.98", "all reads": 0.005603, "linked reads": 0.0007164, "all reads (cumsum)": 0.672, "linked reads (cumsum)": 0.961, "range_label": "0.97-0.98", "all reads (inferred)": 0.4343, "linked reads (inferred)": 0.9324, "right_edge": 0.98}, {"bin": "0.98", "interval": "0.98-0.99", "all reads": 0.005369, "linked reads": 0.0007224, "all reads (cumsum)": 0.6773, "linked reads (cumsum)": 0.9617, "range_label": "0.98-0.99", "all reads (inferred)": 0.4346, "linked reads (inferred)": 0.9329, "right_edge": 0.99}, {"bin": "0.99", "interval": "0.99-1.0", "all reads": 0.3227, "linked reads": 0.03826, "all reads (cumsum)": 1.0, "linked reads (cumsum)": 1.0, "range_label": "0.99-1.0", "all reads (inferred)": 1.0, "linked reads (inferred)": 1.0, "right_edge": 1.0}]}}
